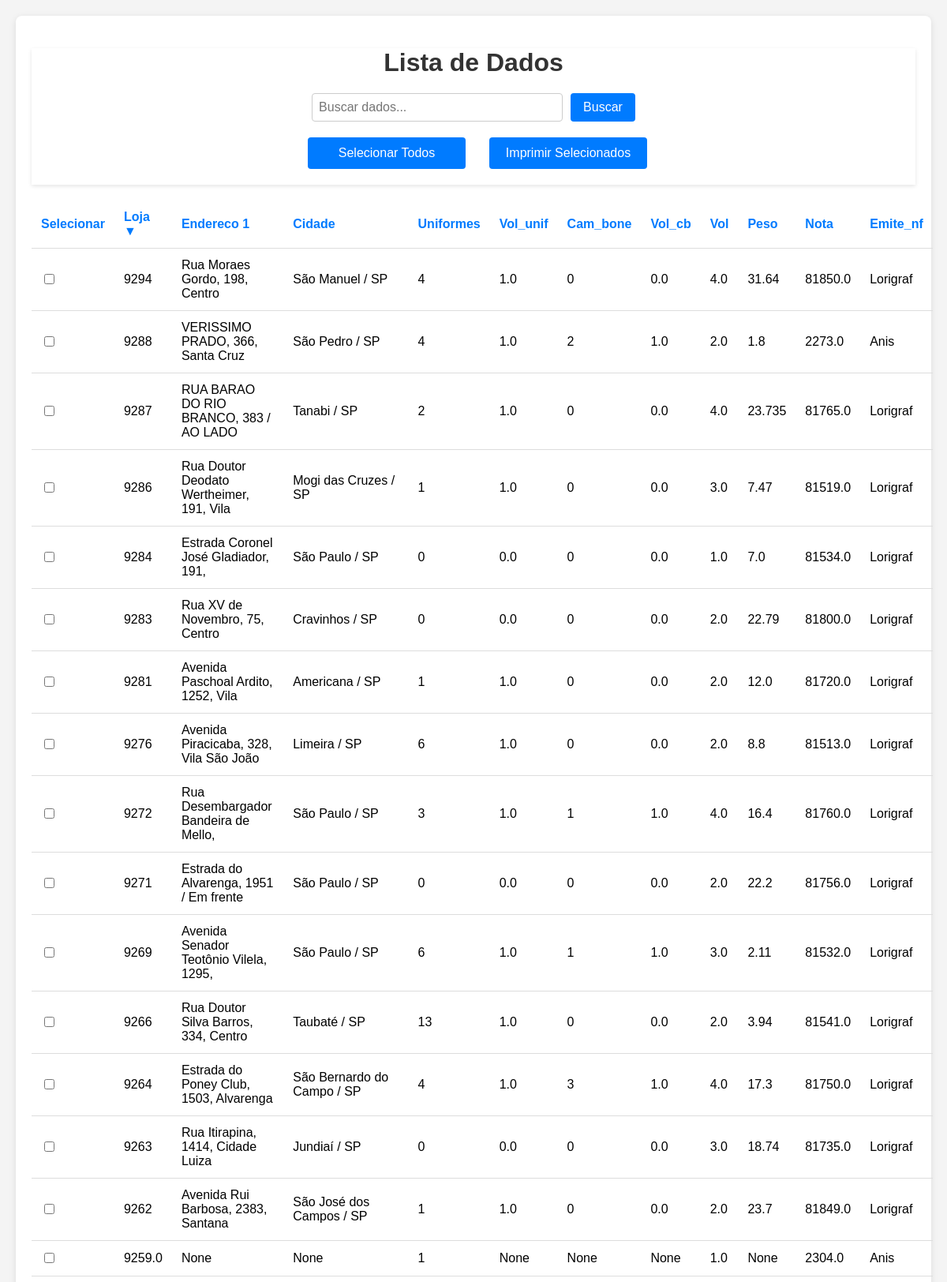
/produtos/?search=&sort=loja&direction=desc (upper part), run on the app's committed database.
### produtos/models.py (models this page shows, shortened)
class Produto(models.Model):
    loja = models.CharField(max_length=100, null=True, blank=True)
    endereco1 = models.CharField(max_length=200, null=True, blank=True)
    cidade = models.CharField(max_length=100, null=True, blank=True)
    uniformes = models.IntegerField(null=True, blank=True)
    vol_unif = models.FloatField(null=True, blank=True)
    cam_bone = models.IntegerField(null=True, blank=True)
    vol_cb = models.FloatField(null=True, blank=True)
    vol = models.FloatField(null=True, blank=True)
    peso = models.FloatField(null=True, blank=True)
    nota = models.CharField(max_length=50, null=True, blank=True)
    emite_nf = models.CharField(max_length=10, null=True, blank=True)

### produtos/views.py (the view)
# urls.py: path('produtos/', lista_produtos, name="lista_produtos"),
def lista_produtos(request):
    produtos_list = Produto.objects.all()
    search_query = request.GET.get('search', '')
    if search_query:
        produtos_list = produtos_list.filter(
            loja__icontains=search_query
        )
    sort_by = request.GET.get('sort', 'loja')
    order_direction = request.GET.get('direction', 'asc')
    if order_direction == 'desc':
        sort_by = f'-{sort_by}'
    produtos_list = produtos_list.order_by(sort_by)
    paginator = Paginator(produtos_list, 150)
    page_number = request.GET.get('page')
    page_obj = paginator.get_page(page_number)
    context = {
        'page_obj': page_obj,
        'search_query': search_query,
        'sort_by': sort_by.lstrip('-'),
        'order_direction': order_direction,
    }
    return render(request, 'produtos/lista_produtos.html', context)

### produtos/templates/produtos/lista_produtos.html (shortened to what this page needs)
<!DOCTYPE html>
<html lang="en">
<head>
    {% load static %}
    <link rel="stylesheet" href="{% static 'css/styles.css' %}">
</head>
<body>
    <div class="container">
        <div class = "cabecalho">
            <h1>Lista de Dados</h1>
            <form method="GET" action="{% url 'lista_produtos' %}">
                <input type="text" name="search" value="{{ search_query }}" placeholder="Buscar dados...">
                <button type="submit">Buscar</button>
            </form>
            <div class="action-buttons">
                <button id="selectAll">Selecionar Todos</button>
            <form method="POST" action="{% url 'imprimir_produtos' %}">
                <button type="submit">Imprimir Selecionados</button>
            </div>
        </div>
        <table>
            <thead>
                <tr>
                    <th id="selecionar">Selecionar</th>
                    <th>
                        <a href="?search={{ search_query }}&sort=loja&direction={% if sort_by == 'loja' and order_direction == 'asc' %}desc{% else %}asc{% endif %}">
                            Loja
                            {% if sort_by == 'loja' %}
                                {% if order_direction == 'asc' %}▲{% else %}▼{% endif %}
                            {% endif %}
                        </a>
                    </th>
                    <th>
                        <a href="?search={{ search_query }}&sort=endereco1&direction={% if sort_by == 'endereco1' and order_direction == 'asc' %}desc{% else %}asc{% endif %}">
                            Endereco 1
                        </a>
                    </th>
                    <th>
                        <a href="?search={{ search_query }}&sort=cidade&direction={% if sort_by == 'cidade' and order_direction == 'asc' %}desc{% else %}asc{% endif %}">
                            Cidade
                        </a>
                    </th>
                    <th>
                        <a href="?search={{ search_query }}&sort=uniformes&direction={% if sort_by == 'uniformes' and order_direction == 'asc' %}desc{% else %}asc{% endif %}">
                            Uniformes
                        </a>
                    </th>
                    <th>
                        <a href="?search={{ search_query }}&sort=vol_unif&direction={% if sort_by == 'vol_unif' and order_direction == 'asc' %}desc{% else %}asc{% endif %}">
                            Vol_unif
                        </a>
                    </th>
                     <th>
                        <a href="?search={{ search_query }}&sort=cam_bone&direction={% if sort_by == 'cam_bone' and order_direction == 'asc' %}desc{% else %}asc{% endif %}">
                            Cam_bone
                        </a>
                    </th>
                     <th>
                        <a href="?search={{ search_query }}&sort=vol_cb&direction={% if sort_by == 'vol_cb' and order_direction == 'asc' %}desc{% else %}asc{% endif %}">
                            Vol_cb
                        </a>
                    </th>
                     <th>
                        <a href="?search={{ search_query }}&sort=vol&direction={% if sort_by == 'vol' and order_direction == 'asc' %}desc{% else %}asc{% endif %}">
                            Vol
                        </a>
                    </th>
                     <th>
                        <a href="?search={{ search_query }}&sort=peso&direction={% if sort_by == 'peso' and order_direction == 'asc' %}desc{% else %}asc{% endif %}">
                            Peso
                        </a>
                    </th>
                     <th>
                        <a href="?search={{ search_query }}&sort=nota&direction={% if sort_by == 'nota' and order_direction == 'asc' %}desc{% else %}asc{% endif %}">
                            Nota
                        </a>
                    </th>
                     <th>
                        <a href="?search={{ search_query }}&sort=emite_nf&direction={% if sort_by == 'emite_nf' and order_direction == 'asc' %}desc{% else %}asc{% endif %}">
                            Emite_nf
                        </a>
                    </th>
                </tr>
            </thead>
            <tbody>
                {% for produto in page_obj %}
                <tr>
                    <td><input type="checkbox" name="produtos_selecionados" class="check" value="{{ produto.id }}" ></td>
                    <td>{{ produto.loja }}</td>
                    <td>{{ produto.endereco1 }}</td>
                    <td>{{ produto.cidade }}</td>
                    <td>{{ produto.uniformes }}</td>
                    <td>{{ produto.vol_unif }}</td>
                    <td>{{ produto.cam_bone }}</td>
                    <td>{{ produto.vol_cb }}</td>
                    <td>{{ produto.vol }}</td>
                    <td>{{ produto.peso }}</td>
                    <td>{{ produto.nota }}</td>
                    <td>{{ produto.emite_nf }}</td>
                </tr>
                {% endfor %}
            </tbody>
        </table>
    </div>
</body>
</html>

### static/css/styles.css (style rules this page uses)
body { font-family: Arial, sans-serif; margin: 20px; background-color: #f4f4f4; }
.container { max-width: 1200px; margin: 0 auto; background: #fff; padding: 20px; box-shadow: 0 2px 8px rgba(0, 0, 0, 0.1); border-radius: 8px; }
h1 { text-align: center; margin-bottom: 20px; color: #333; }
form { display: flex; justify-content: center; margin-bottom: 20px; }
input[type="text"] { padding: 8px; font-size: 16px; border: 1px solid #ccc; border-radius: 4px; width: 300px; }
button { padding: 8px 16px; font-size: 16px; border: none; background-color: #007bff; color: #fff; border-radius: 4px; margin-left: 10px; cursor: pointer; }
table { width: 100%; border-collapse: collapse; margin-bottom: 20px; }
th, td { padding: 12px; text-align: left; border-bottom: 1px solid #ddd; }
th a { color: #007bff; text-decoration: none; }
th#selecionar { color: #007bff; text-decoration: none; }
.action-buttons { display: flex; justify-content: center; gap: 20px; margin-bottom: 20px; }
.action-buttons button { padding: 10px 20px; font-size: 16px; cursor: pointer; width: 200px; height: 40px; text-align: center; }
.cabecalho { position: sticky; top: 0; background-color: #ffffff; z-index: 10; box-shadow: 0 2px 5px rgba(0,0,0,0.1); }

### data on the page
Produto: loja "9294", endereco1 "Rua Moraes Gordo, 198, Centro", cidade "São Manuel / SP", uniformes "4", vol_unif "1.0", cam_bone "0", vol_cb "0.0", vol "4.0", peso "31.64", nota "81850.0", emite_nf "Lorigraf"
Produto: loja "9288", endereco1 "VERISSIMO PRADO, 366, Santa Cruz", cidade "São Pedro / SP", uniformes "4", vol_unif "1.0", cam_bone "2", vol_cb "1.0", vol "2.0", peso "1.8", nota "2273.0", emite_nf "Anis"
Produto: loja "9287", endereco1 "RUA BARAO DO RIO BRANCO, 383 / AO LADO", cidade "Tanabi / SP", uniformes "2", vol_unif "1.0", cam_bone "0", vol_cb "0.0", vol "4.0", peso "23.735", nota "81765.0", emite_nf "Lorigraf"
Produto: loja "9286", endereco1 "Rua Doutor Deodato Wertheimer, 191, Vila", cidade "Mogi das Cruzes / SP", uniformes "1", vol_unif "1.0", cam_bone "0", vol_cb "0.0", vol "3.0", peso "7.47", nota "81519.0", emite_nf "Lorigraf"
Produto: loja "9284", endereco1 "Estrada Coronel José Gladiador, 191,", cidade "São Paulo / SP", uniformes "0", vol_unif "0.0", cam_bone "0", vol_cb "0.0", vol "1.0", peso "7.0", nota "81534.0", emite_nf "Lorigraf"
Produto: loja "9283", endereco1 "Rua XV de Novembro, 75, Centro", cidade "Cravinhos / SP", uniformes "0", vol_unif "0.0", cam_bone "0", vol_cb "0.0", vol "2.0", peso "22.79", nota "81800.0", emite_nf "Lorigraf"
Produto: loja "9281", endereco1 "Avenida Paschoal Ardito, 1252, Vila", cidade "Americana / SP", uniformes "1", vol_unif "1.0", cam_bone "0", vol_cb "0.0", vol "2.0", peso "12.0", nota "81720.0", emite_nf "Lorigraf"
Produto: loja "9276", endereco1 "Avenida Piracicaba, 328, Vila São João", cidade "Limeira / SP", uniformes "6", vol_unif "1.0", cam_bone "0", vol_cb "0.0", vol "2.0", peso "8.8", nota "81513.0", emite_nf "Lorigraf"
Produto: loja "9272", endereco1 "Rua Desembargador Bandeira de Mello,", cidade "São Paulo / SP", uniformes "3", vol_unif "1.0", cam_bone "1", vol_cb "1.0", vol "4.0", peso "16.4", nota "81760.0", emite_nf "Lorigraf"
Produto: loja "9271", endereco1 "Estrada do Alvarenga, 1951 / Em frente", cidade "São Paulo / SP", uniformes "0", vol_unif "0.0", cam_bone "0", vol_cb "0.0", vol "2.0", peso "22.2", nota "81756.0", emite_nf "Lorigraf"
Produto: loja "9269", endereco1 "Avenida Senador Teotônio Vilela, 1295,", cidade "São Paulo / SP", uniformes "6", vol_unif "1.0", cam_bone "1", vol_cb "1.0", vol "3.0", peso "2.11", nota "81532.0", emite_nf "Lorigraf"
Produto: loja "9266", endereco1 "Rua Doutor Silva Barros, 334, Centro", cidade "Taubaté / SP", uniformes "13", vol_unif "1.0", cam_bone "0", vol_cb "0.0", vol "2.0", peso "3.94", nota "81541.0", emite_nf "Lorigraf"
Produto: loja "9264", endereco1 "Estrada do Poney Club, 1503, Alvarenga", cidade "São Bernardo do Campo / SP", uniformes "4", vol_unif "1.0", cam_bone "3", vol_cb "1.0", vol "4.0", peso "17.3", nota "81750.0", emite_nf "Lorigraf"
Produto: loja "9263", endereco1 "Rua Itirapina, 1414, Cidade Luiza", cidade "Jundiaí / SP", uniformes "0", vol_unif "0.0", cam_bone "0", vol_cb "0.0", vol "3.0", peso "18.74", nota "81735.0", emite_nf "Lorigraf"
Produto: loja "9262", endereco1 "Avenida Rui Barbosa, 2383, Santana", cidade "São José dos Campos / SP", uniformes "1", vol_unif "1.0", cam_bone "0", vol_cb "0.0", vol "2.0", peso "23.7", nota "81849.0", emite_nf "Lorigraf"
Produto: loja "9259.0", endereco1 "None", cidade "None", uniformes "1", vol_unif "None", cam_bone "None", vol_cb "None", vol "1.0", peso "None", nota "2304.0", emite_nf "Anis"
